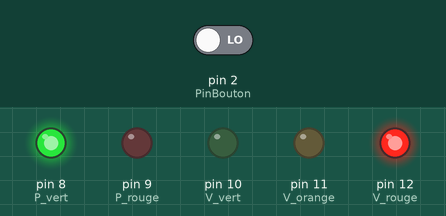
This sketch was run on a simulated Arduino Uno, built with avr-gcc and run on an emulated ATmega328P. Shown: output pins drawn as LEDs (lit = HIGH). The inputs (shaded band) are chosen by the test bench; at power-on: pin 2 (PinBouton) LOW.

Above: at 1.2 s.
1.3 s: pin 2 (PinBouton) driven HIGH
At 6.8 s:
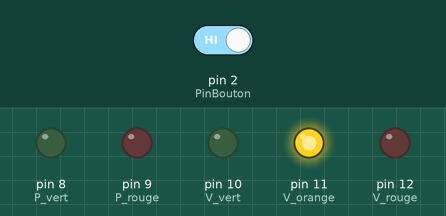
At 12.8 s:
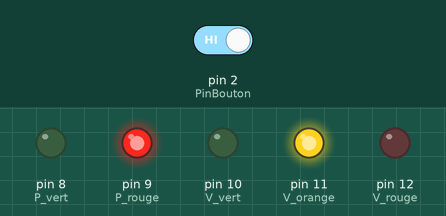
14.0 s: pin 2 (PinBouton) driven LOW
At 18.6 s:
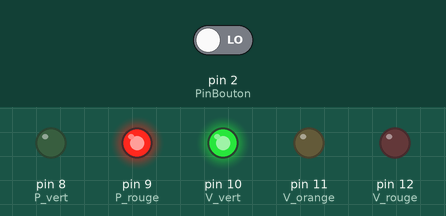
Timing chart, 0 to 30.5 s (numbered marks = the images above; inputs shaded):
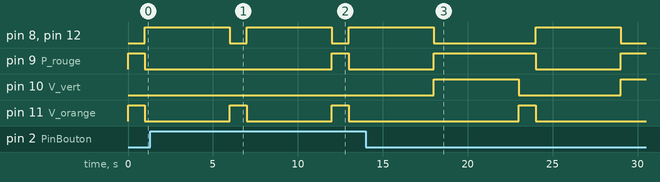

Measured:
- after the input at 1.3 s, pin 10 (V_vert): stays LOW (without the input it goes to HIGH after 4.7 s)
- after the input at 14.0 s, pin 10 (V_vert): LOW → HIGH after 4.0 s, → LOW 5.0 s later, → HIGH 6.0 s later

The sketch:

moocfab_s3_tricolore_pietons.ino
```cpp
// (licence header left out)
// LED Voitures
const int V_vert = 10;
const int V_orange = 11;
const int V_rouge = 12;

// LED Piétons
const int P_vert = 8;
const int P_rouge = 9;

// Délais
const int tps_orange = 1000;     // 1 sec
const int tps_vert_rouge = 5000;       // 5 sec

// Bouton
const int PinBouton = 2;
int EtatBouton = 0;

void setup () {
  // Pin LED
  pinMode (V_vert, OUTPUT);
  pinMode (V_orange, OUTPUT);
  pinMode (V_rouge, OUTPUT);
  pinMode (P_vert, OUTPUT);
  pinMode (P_rouge, OUTPUT);
  // Pin Bouton
  pinMode (PinBouton, INPUT);
}

// Fonction pour le passage piétons
int passagePietons () {
  /* Voitures = Orange pdt 1 sec */
  digitalWrite (V_orange, HIGH); /*  Le feu tricolore passe au orange allumé pendant 1 seconde */
  delay(tps_orange);
  digitalWrite (V_orange, LOW);
  /* Rouge pdt 5 sec */
  digitalWrite (V_rouge, HIGH); /*  Le feu tricolore passe au rouge allumé pendant 5 secondes */
  digitalWrite (P_vert, HIGH); /*  Le feu piétons passe au vert allumé pendant 5 secondes */
  delay(tps_vert_rouge);
  digitalWrite (V_rouge, LOW);
  digitalWrite (P_vert, LOW);
}

void loop () {

  // ORANGE

    /* Voitures = Orange pdt 1 sec */
    digitalWrite (V_orange, HIGH);
    digitalWrite (P_rouge, HIGH);
    delay(tps_orange);
    digitalWrite (V_orange, LOW);

  // ROUGE

    /* Voitures = Rouge pdt 3 sec */
    digitalWrite (V_rouge, HIGH);
    digitalWrite (P_rouge, LOW);
    digitalWrite (P_vert, HIGH);
    delay(tps_vert_rouge);
    digitalWrite (V_rouge, LOW);
    digitalWrite (P_vert, LOW);

  // VERT

  EtatBouton = digitalRead (PinBouton); /* Lecture de l'état du Bouton */

  if (EtatBouton == HIGH) { /* Bouton appuyé => passage piétons */
    passagePietons();
  }
  else {
    /* Voitures = Vert pdt 3 sec */
    digitalWrite (V_vert, HIGH);
    digitalWrite (P_rouge, HIGH);
    delay(tps_vert_rouge);
    digitalWrite (V_vert, LOW);
  }

}
```
